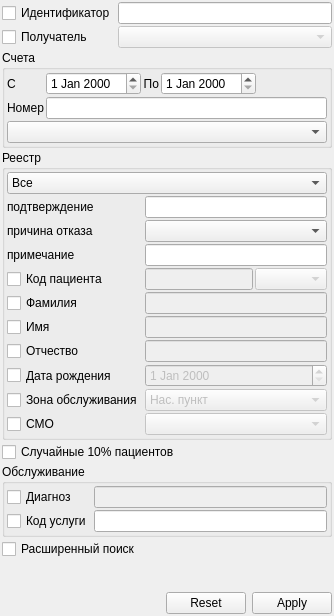
         <widget class="QWidget" name="tabAnalysis">
          <attribute name="title">
           <string>Анализ</string>
          </attribute>
          <layout class="QGridLayout">
           <property name="margin">
            <number>2</number>
           </property>
           <property name="spacing">
            <number>2</number>
           </property>
           <item row="1" column="1" colspan="2">
            <widget class="COrgComboBox" name="cmbAnalysisRecipient">
             <property name="enabled">
              <bool>false</bool>
             </property>
            </widget>
           </item>
           <item row="1" column="0">
            <widget class="QCheckBox" name="chkAnalysisRecipient">
             <property name="text">
              <string>Получатель</string>
             </property>
            </widget>
           </item>
           <item row="5" column="0" colspan="3">
            <widget class="QGroupBox" name="gbAnalysisService">
             <property name="title">
              <string>Обслуживание</string>
             </property>
             <layout class="QGridLayout" name="_2" columnstretch="0,0">
              <property name="margin">
               <number>2</number>
              </property>
              <property name="spacing">
               <number>2</number>
              </property>
              <item row="0" column="0">
               <widget class="QCheckBox" name="chkAnalysisDiagnosis">
                <property name="sizePolicy">
                 <sizepolicy hsizetype="Maximum" vsizetype="Fixed">
                  <horstretch>0</horstretch>
                  <verstretch>0</verstretch>
                 </sizepolicy>
                </property>
                <property name="text">
                 <string>Диагноз</string>
                </property>
               </widget>
              </item>
              <item row="0" column="1">
               <widget class="CICDCodeEdit" name="edtAnalysisDiagnosis">
                <property name="enabled">
                 <bool>false</bool>
                </property>
               </widget>
              </item>
              <item row="1" column="0">
               <widget class="QCheckBox" name="chkAnalysisServiceCode">
                <property name="text">
                 <string>Код услуги</string>
                </property>
               </widget>
              </item>
              <item row="1" column="1">
               <widget class="QLineEdit" name="edtAnalysisServiceCode"/>
              </item>
             </layout>
            </widget>
           </item>
           <item row="0" column="1" colspan="2">
            <widget class="CAccountIdLineEdit" name="edtAnalysisAccountId"/>
           </item>
           <item row="8" column="0" colspan="2">
            <spacer>
             <property name="orientation">
              <enum>Qt::Horizontal</enum>
             </property>
             <property name="sizeHint" stdset="0">
              <size>
               <width>40</width>
               <height>20</height>
              </size>
             </property>
            </spacer>
           </item>
           <item row="0" column="0">
            <widget class="QCheckBox" name="chkAnalysisAccountId">
             <property name="text">
              <string>Идентификатор</string>
             </property>
            </widget>
           </item>
           <item row="7" column="0">
            <spacer>
             <property name="orientation">
              <enum>Qt::Vertical</enum>
             </property>
             <property name="sizeHint" stdset="0">
              <size>
               <width>46</width>
               <height>31</height>
              </size>
             </property>
            </spacer>
           </item>
           <item row="8" column="2">
            <widget class="CApplyResetDialogButtonBox" name="bbxAnalysis">
             <property name="sizePolicy">
              <sizepolicy hsizetype="Maximum" vsizetype="Fixed">
               <horstretch>0</horstretch>
               <verstretch>0</verstretch>
              </sizepolicy>
             </property>
             <property name="orientation">
              <enum>Qt::Horizontal</enum>
             </property>
             <property name="standardButtons">
              <set>QDialogButtonBox::Apply|QDialogButtonBox::Reset</set>
             </property>
            </widget>
           </item>
           <item row="2" column="0" colspan="3">
            <widget class="QGroupBox" name="groupBox">
             <property name="title">
              <string>Счета</string>
             </property>
             <layout class="QGridLayout">
              <property name="margin">
               <number>2</number>
              </property>
              <property name="spacing">
               <number>2</number>
              </property>
              <item row="2" column="0" colspan="9">
               <widget class="COrgStructureComboBox" name="cmbAnalysisOrgStructure">
                <property name="sizePolicy">
                 <sizepolicy hsizetype="Minimum" vsizetype="Fixed">
                  <horstretch>0</horstretch>
                  <verstretch>0</verstretch>
                 </sizepolicy>
                </property>
               </widget>
              </item>
              <item row="0" column="1" colspan="3">
               <widget class="CDateEdit" name="edtAnalysisBegDate">
                <property name="sizePolicy">
                 <sizepolicy hsizetype="Maximum" vsizetype="Fixed">
                  <horstretch>0</horstretch>
                  <verstretch>0</verstretch>
                 </sizepolicy>
                </property>
               </widget>
              </item>
              <item row="0" column="4" colspan="2">
               <widget class="QLabel" name="lblAnalysisEndDate">
                <property name="text">
                 <string>По</string>
                </property>
                <property name="alignment">
                 <set>Qt::AlignRight|Qt::AlignTrailing|Qt::AlignVCenter</set>
                </property>
                <property name="buddy">
                 <cstring>edtAnalysisEndDate</cstring>
                </property>
               </widget>
              </item>
              <item row="0" column="6" colspan="2">
               <widget class="CDateEdit" name="edtAnalysisEndDate">
                <property name="sizePolicy">
                 <sizepolicy hsizetype="Maximum" vsizetype="Fixed">
                  <horstretch>0</horstretch>
                  <verstretch>0</verstretch>
                 </sizepolicy>
                </property>
               </widget>
              </item>
              <item row="0" column="8">
               <spacer name="horizontalSpacer">
                <property name="orientation">
                 <enum>Qt::Horizontal</enum>
                </property>
                <property name="sizeHint" stdset="0">
                 <size>
                  <width>40</width>
                  <height>20</height>
                 </size>
                </property>
               </spacer>
              </item>
              <item row="0" column="0">
               <widget class="QLabel" name="lblAnalysisBegDate">
                <property name="text">
                 <string>C</string>
                </property>
                <property name="buddy">
                 <cstring>edtAnalysisBegDate</cstring>
                </property>
               </widget>
              </item>
              <item row="1" column="0">
               <widget class="QLabel" name="lblAnalysisNumber">
                <property name="text">
                 <string>Номер</string>
                </property>
                <property name="buddy">
                 <cstring>edtAnalysisNumber</cstring>
                </property>
               </widget>
              </item>
              <item row="1" column="1" colspan="8">
               <widget class="QLineEdit" name="edtAnalysisNumber"/>
              </item>
             </layout>
            </widget>
           </item>
           <item row="3" column="0" colspan="3">
            <widget class="QGroupBox" name="groupBox_2">
             <property name="title">
              <string>Реестр</string>
             </property>
             <layout class="QGridLayout">
              <property name="margin">
               <number>2</number>
              </property>
              <property name="spacing">
               <number>2</number>
              </property>
              <item row="5" column="1" colspan="2">
               <widget class="QLineEdit" name="edtAnalysisClientLastName">
                <property name="enabled">
                 <bool>false</bool>
                </property>
               </widget>
              </item>
              <item row="2" column="0">
               <widget class="QLabel" name="lblAnalysisPayRefuseType">
                <property name="text">
                 <string>причина отказа</string>
                </property>
                <property name="buddy">
                 <cstring>cmbAnalysisPayRefuseType</cstring>
                </property>
               </widget>
              </item>
              <item row="2" column="1" colspan="2">
               <widget class="CRBComboBox" name="cmbAnalysisPayRefuseType"/>
              </item>
              <item row="4" column="2">
               <widget class="CRBComboBox" name="cmbAnalysisClientCodeType">
                <property name="enabled">
                 <bool>false</bool>
                </property>
                <property name="sizePolicy">
                 <sizepolicy hsizetype="Expanding" vsizetype="Fixed">
                  <horstretch>0</horstretch>
                  <verstretch>0</verstretch>
                 </sizepolicy>
                </property>
               </widget>
              </item>
              <item row="1" column="0">
               <widget class="QLabel" name="lblAnalysisDocument">
                <property name="text">
                 <string>подтверждение</string>
                </property>
                <property name="buddy">
                 <cstring>edtAnalysisDocument</cstring>
                </property>
               </widget>
              </item>
              <item row="7" column="0">
               <widget class="QCheckBox" name="chkAnalysisClientPatrName">
                <property name="sizePolicy">
                 <sizepolicy hsizetype="Maximum" vsizetype="Fixed">
                  <horstretch>0</horstretch>
                  <verstretch>0</verstretch>
                 </sizepolicy>
                </property>
                <property name="text">
                 <string>Отчество</string>
                </property>
               </widget>
              </item>
              <item row="5" column="0">
               <widget class="QCheckBox" name="chkAnalysisClientLastName">
                <property name="sizePolicy">
                 <sizepolicy hsizetype="Maximum" vsizetype="Fixed">
                  <horstretch>0</horstretch>
                  <verstretch>0</verstretch>
                 </sizepolicy>
                </property>
                <property name="text">
                 <string>Фамилия</string>
                </property>
               </widget>
              </item>
              <item row="1" column="1" colspan="2">
               <widget class="QLineEdit" name="edtAnalysisDocument"/>
              </item>
              <item row="3" column="1" colspan="2">
               <widget class="QLineEdit" name="edtAnalysisNote"/>
              </item>
              <item row="6" column="1" colspan="2">
               <widget class="CFirstNameEditor" name="edtAnalysisClientFirstName">
                <property name="enabled">
                 <bool>false</bool>
                </property>
               </widget>
              </item>
              <item row="4" column="0">
               <widget class="QCheckBox" name="chkAnalysisClientCode">
                <property name="sizePolicy">
                 <sizepolicy hsizetype="Maximum" vsizetype="Fixed">
                  <horstretch>0</horstretch>
                  <verstretch>0</verstretch>
                 </sizepolicy>
                </property>
                <property name="text">
                 <string>Код пациента</string>
                </property>
               </widget>
              </item>
              <item row="4" column="1">
               <widget class="QLineEdit" name="edtAnalysisClientCode">
                <property name="enabled">
                 <bool>false</bool>
                </property>
                <property name="sizePolicy">
                 <sizepolicy hsizetype="Expanding" vsizetype="Maximum">
                  <horstretch>0</horstretch>
                  <verstretch>0</verstretch>
                 </sizepolicy>
                </property>
               </widget>
              </item>
              <item row="0" column="0" colspan="3">
               <widget class="QComboBox" name="cmbAnalysisAccountItems">
                <item>
                 <property name="text">
                  <string>Все</string>
                 </property>
                </item>
                <item>
                 <property name="text">
                  <string>Без подтверждения</string>
                 </property>
                </item>
                <item>
                 <property name="text">
                  <string>Подтверждённые</string>
                 </property>
                </item>
                <item>
                 <property name="text">
                  <string>Оплаченные</string>
                 </property>
                </item>
                <item>
                 <property name="text">
                  <string>Отказанные</string>
                 </property>
                </item>
                <item>
                 <property name="text">
                  <string>Перевыставляемые</string>
                 </property>
                </item>
                <item>
                 <property name="text">
                  <string>Неперевыставляемые</string>
                 </property>
                </item>
               </widget>
              </item>
              <item row="6" column="0">
               <widget class="QCheckBox" name="chkAnalysisClientFirstName">
                <property name="sizePolicy">
                 <sizepolicy hsizetype="Maximum" vsizetype="Fixed">
                  <horstretch>0</horstretch>
                  <verstretch>0</verstretch>
                 </sizepolicy>
                </property>
                <property name="text">
                 <string>Имя</string>
                </property>
               </widget>
              </item>
              <item row="7" column="1" colspan="2">
               <widget class="CPatrNameEditor" name="edtAnalysisClientPatrName">
                <property name="enabled">
                 <bool>false</bool>
                </property>
               </widget>
              </item>
              <item row="3" column="0">
               <widget class="QLabel" name="lblAnalysisNote">
                <property name="text">
                 <string>примечание</string>
                </property>
                <property name="buddy">
                 <cstring>edtAnalysisNote</cstring>
                </property>
               </widget>
              </item>
              <item row="9" column="0">
               <widget class="QCheckBox" name="chkAnalysisClientBirthday">
                <property name="sizePolicy">
                 <sizepolicy hsizetype="Maximum" vsizetype="Preferred">
                  <horstretch>0</horstretch>
                  <verstretch>0</verstretch>
                 </sizepolicy>
                </property>
                <property name="text">
                 <string>Дата рождения</string>
                </property>
               </widget>
              </item>
              <item row="9" column="1" colspan="2">
               <widget class="CDateEdit" name="edtAnalysisClientBirthday">
                <property name="enabled">
                 <bool>false</bool>
                </property>
               </widget>
              </item>
              <item row="10" column="0">
               <widget class="QCheckBox" name="chkAnalysisServiceArea">
                <property name="text">
                 <string>Зона обслуживания</string>
                </property>
               </widget>
              </item>
              <item row="10" column="1" colspan="2">
               <widget class="QComboBox" name="cmbAnalysisServiceArea">
                <property name="enabled">
                 <bool>false</bool>
                </property>
                <item>
                 <property name="text">
                  <string>Нас. пункт</string>
                 </property>
                </item>
                <item>
                 <property name="text">
                  <string>Нас. пункт + область</string>
                 </property>
                </item>
                <item>
                 <property name="text">
                  <string>Область</string>
                 </property>
                </item>
                <item>
                 <property name="text">
                  <string>Область + Другие</string>
                 </property>
                </item>
                <item>
                 <property name="text">
                  <string>Другие</string>
                 </property>
                </item>
               </widget>
              </item>
              <item row="12" column="0">
               <widget class="QCheckBox" name="chkCompulsoryPolisCompany">
                <property name="text">
                 <string>СМО</string>
                </property>
               </widget>
              </item>
              <item row="12" column="1" colspan="2">
               <widget class="CInsurerComboBox" name="cmbCompulsoryPolisCompany">
                <property name="enabled">
                 <bool>false</bool>
                </property>
                <property name="sizePolicy">
                 <sizepolicy hsizetype="Preferred" vsizetype="Fixed">
                  <horstretch>0</horstretch>
                  <verstretch>0</verstretch>
                 </sizepolicy>
                </property>
                <property name="sizeAdjustPolicy">
                 <enum>QComboBox::AdjustToMinimumContentsLength</enum>
                </property>
               </widget>
              </item>
             </layout>
            </widget>
           </item>
           <item row="4" column="0" colspan="3">
            <widget class="QCheckBox" name="chkAnalysisClientTenPercentRandom">
             <property name="text">
              <string>Случайные 10% пациентов</string>
             </property>
            </widget>
           </item>
           <item row="6" column="0" colspan="3">
            <widget class="QCheckBox" name="chkAnalysisExtendedFilter">
             <property name="text">
              <string>Расширенный поиск</string>
             </property>
            </widget>
           </item>
          </layout>
         </widget>
